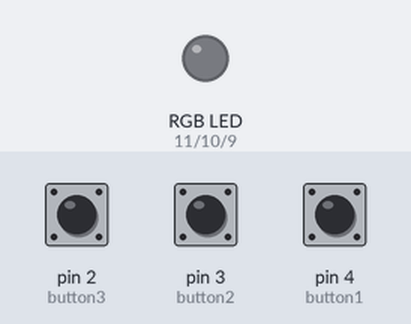
The sketch below on a simulated Arduino Uno, built with avr-gcc and run on an emulated ATmega328P. Shown: an RGB LED mixed from three pins (HIGH = lit). The inputs (shaded band) are chosen by the test bench; at power-on: pin 2 (button3) LOW, pin 3 (button2) LOW, pin 4 (button1) LOW. Dim RGB values are drawn brighter than linear.

Above: at 1.2 s.
1.3 s: pin 2 (button3) pulled HIGH for 0.15 s
At 2.2 s:
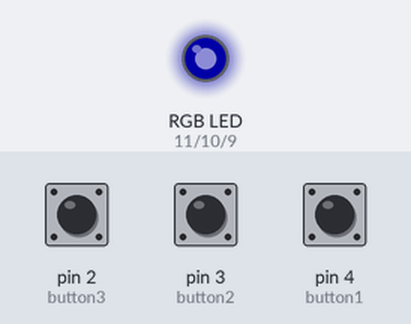
2.9 s: pin 3 (button2) pulled HIGH for 0.15 s
At 3.4 s:
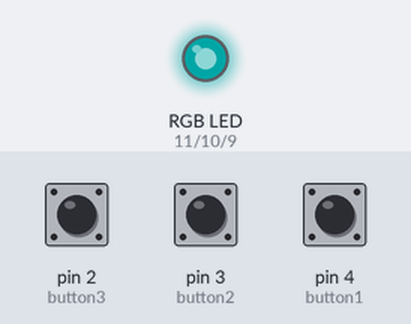
4.5 s: pin 4 (button1) pulled HIGH for 0.15 s
At 5.7 s:
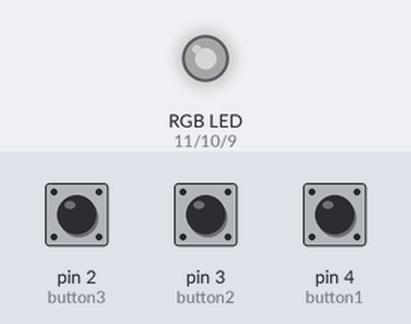
6.1 s: pin 2 (button3) pulled HIGH for 1 s
At 7.0 s:
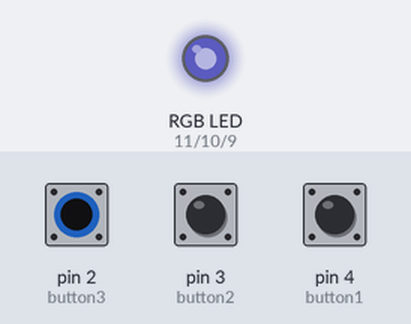
8.6 s: pin 3 (button2) pulled HIGH for 1 s
At 8.9 s:
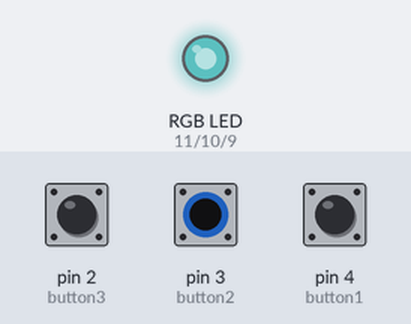
11.1 s: pin 4 (button1) pulled HIGH for 1 s
At 12.1 s:
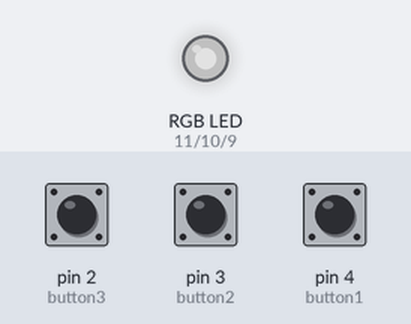
Timing chart, 0 to 14.1 s (numbered marks = the images above; inputs shaded):
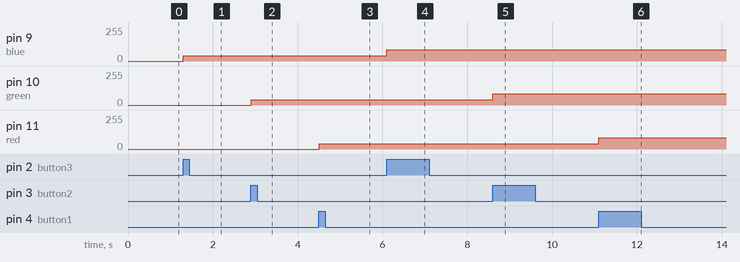

The sketch:

day4labhw2.ino
```cpp
const int red=11;
const int green=10;
const int blue=9;
const int button1=4;
const int button2=3;
const int button3=2;
boolean lastbutton1=LOW;
boolean currentbutton1=LOW;
boolean lastbutton2=LOW;
boolean currentbutton2=LOW;
boolean lastbutton3=LOW;
boolean currentbutton3=LOW;
int mode1=1;
int mode2=1;
int mode3=1;
void setup() {
  // put your setup code here, to run once:
  pinMode(button1,INPUT);
  pinMode(button2,INPUT);
  pinMode(button3,INPUT);
  pinMode(red,OUTPUT);
  pinMode(green,OUTPUT);
  pinMode(blue,OUTPUT);
  digitalWrite(red,LOW);
  digitalWrite(green,LOW);
  digitalWrite(blue,LOW);
}
boolean debounce1(boolean last)
{
  boolean current=digitalRead(button1);
  if(last!=current)
  {
    delay(5);
    current=digitalRead(button1);
  }
  return current;
}

boolean debounce2(boolean last)
{
  boolean current=digitalRead(button2);
  if(last!=current)
  {
    delay(5);
    current=digitalRead(button2);
  }
  return current;
}

boolean debounce3(boolean last)
{
  boolean current=digitalRead(button3);
  if(last!=current)
  {
    delay(5);
    current=digitalRead(button3);
  }
  return current;
}
void loop() {
  // put your main code here, to run repeatedly:

  currentbutton1=debounce1(lastbutton1);
  if(lastbutton1==LOW && currentbutton1==HIGH)
  {
    mode1++;
  }
  lastbutton1=currentbutton1;
  if(mode1==8)
  {
    mode1=1;
  }
  switch(mode1)
  {
    case 1: //off
      digitalWrite(red,LOW);
    break;

    case 2: //low
      analogWrite(red,40);
    break;

    case 3:
      analogWrite(red,85);
    break;

    case 4:
      analogWrite(red,127);
    break;

    case 5:
      analogWrite(red,170);
    break;

    case 6:
      analogWrite(red,230);
    break;

    case 7:
      analogWrite(red,255);
    break;
  }

  currentbutton2=debounce2(lastbutton2);
  if(lastbutton2==LOW && currentbutton2==HIGH)
  {
    mode2++;
  }
  lastbutton2=currentbutton2;
  if(mode2==8)
  {
    mode2=1;
  }

  switch(mode2)
  {
    case 1: //off
      digitalWrite(green,LOW);
    break;

    case 2: //low
      analogWrite(green,40);
    break;

    case 3:
      analogWrite(green,85);
    break;

    case 4:
      analogWrite(green,127);
    break;

    case 5:
      analogWrite(green,170);
    break;

    case 6:
      analogWrite(green,230);
    break;

    case 7:
      analogWrite(green,255);
    break;
  }

  currentbutton3=debounce3(lastbutton3);
  if(lastbutton3==LOW && currentbutton3==HIGH)
  {
    mode3++;
  }
  lastbutton3=currentbutton3;
  if(mode3==8)
  {
    mode3=1;
  }
  switch(mode3)
  {
    case 1: //off
      digitalWrite(blue,LOW);
    break;

    case 2: //low
      analogWrite(blue,40);
    break;

    case 3:
      analogWrite(blue,85);
    break;

    case 4:
      analogWrite(blue,127);
    break;

    case 5:
      analogWrite(blue,170);
    break;

    case 6:
      analogWrite(blue,230);
    break;

    case 7:
      analogWrite(blue,255);
    break;
  }
}
```

Measured:
- after the input at 1.3 s, pin 9 (blue): 0/255 → 40/255 at once
- after the input at 2.9 s, pin 10 (green): 0/255 → 40/255 at once
- after the input at 4.5 s, pin 11 (red): 0/255 → 40/255 at once
- after the input at 6.1 s, pin 9 (blue): 40/255 → 85/255 at once
- after the input at 8.6 s, pin 10 (green): 40/255 → 85/255 at once
- after the input at 11.1 s, pin 11 (red): 40/255 → 85/255 at once
